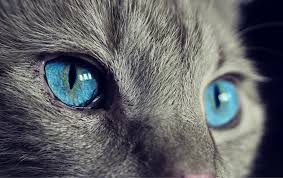
#> input picture PyCUDAImageProcessing/images/3.jpg, 283 x 178 px, found by its file name
$ python hello.py
#> lines starting #> are read from the running program, lines starting #| are printed output that depends on the picture
### PyCUDAImageProcessing/tools/Picture.py
from utils.image_Abs import _Picture  # Picture Abstract class
import cv2  # opencv3 import
import numpy as np  # array operations
import sys  # system
import os  # os
import string

"""
    Implementation of abstract class image
"""


class Picture(_Picture):
    # numpy array
    image  = None
    width  = None
    height = None
    RED    = 0.299 # red weight average
    GREEN  = 0.587 # green '' ''''
    BLUE   = 0.114 # blue """"""

    def __init__(self, filename=None, width=None, height=None, channel=1):
        try:
            # load image : if error occurs None is returned
            if filename is not None: # no filename provided
                self.filename = filename
                if channel == 3:  # color image
                    self.image = self.load(filename, channel)
                else:  # grayscale
                    self.image = self.load(filename)
            elif width is not None and height is not None: # width and height given
                # create new image
                if width > 0 and height > 0:
                    if channel == 3: # three channels RGB
                        self.image = np.zeros((width, height, 3))
                    else: # grayscale image
                        self.image = np.zeros((width, height))
                else: # error occured
                    print("Invalid height and width NOT provided!")
                    raise
        except IOError as strerror:
            print("IOError: {}".format(strerror))
        except cv2.error as cv_error:
            print("CVError {}".format(cv_error))
        except:
            print("Unexpected error: ", sys.exc_info()[0])
            raise

    # [85 lines left out: functions save, width, height, get, set, not called in this run]

    def show(self, i=None, c=None):
        """
        display image in given channel value
        :param i: image object (must be numpy array)
        :param c: window name
        :return: None
        """
        try:
            if i is None and self.image is not None:  # no image object: display class object
                if c is None:  # display : no window name
                    cv2.imshow("image", self.image, )
                else:
                    assert isinstance(self.filename, string)
                    c = self.filename
                    cv2.imshow(c, self.image)
            elif i is None and self.image is None:
                print("No image object loaded : please provide an image")
                return
            else:
                if c is None:  # display : no window name
                    cv2.imshow("image", i)
                else:
                    cv2.imshow(c, i)
            cv2.waitKey(0)
        except IOError as strerror:
            print("IOError: {}".format(strerror))
        except:
            print("Unexpected error: ", sys.exc_info()[0])
            raise

    def load(self, filename, c=None):
        """
        load an image and return an array
        :param filename:
        :param c: channel flag
        :return: image array
        """
#> called with filename = '..\\images\\3.jpg'
        try:
            if c is None: # gray
                img = self.validate(cv2.imread(filename, 0))
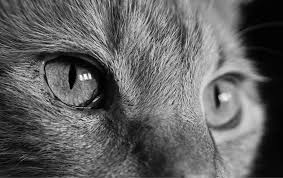
#> img: shape (178, 283); min 0, max 255, mean 97.4
                return self.resize_image(img)
            else: # color
                img = self.validate(cv2.imread(filename, 1))
                return self.resize_image(img)
        except IOError as strerror:
            print("IOError: {}".format(strerror))
        except:
            print("Unexpected error: ", sys.exc_info()[0])
            raise

    def get_image_array(self):
        """
        :return: numpy array
        """
        if self.image is not None:
            return self.image
        else:
            return None

    def validate(self, image):
        """
        Check is file was loaded correctly
        :param image:
        :return:
        """
        if image is None:
            print("Invalid filename/ path : ensure path is correct")
            return
        else:
            return image

    # [18 lines left out: function intensity, not called in this run]

    def rgb(self, r, g, b):
        return r * self.RED + g * self.GREEN + b * self.BLUE

    def resize_image(self, i):
        """
        resize image to standard size
        :param i: image object
        :return: rezised image
        """
        if i is None:
            print("Image is None TYPE. ERROR")
            return
        else:
            w, h = i.shape
#> w = 178; h = 283
            if not (h % 32) == 0:
                h_new = int(h / 32)
#> h_new = 8
                if h_new > 16:  # greater than 1024
                    h = 16 * 32
                else:
                    h = h_new * 32
#> h = 256
            elif int(h / 32) > 16:
                h = 16 * 32

            if not (w % 32) == 0:
                w_new = int(w / 32)
#> w_new = 5
                if w_new > 16:  # greater than 1024
                    w = 16 * 32
                else:
                    w = w_new * 32
#> w = 160
            elif int(w / 32) > 16:
                w = 16 * 32

        return cv2.resize(i, (w, h), interpolation=cv2.INTER_AREA)
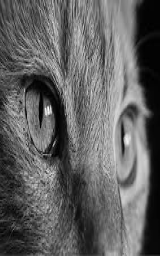
#> returned value: shape (256, 160); min 0, max 254, mean 97.3

### PyCUDAImageProcessing/test/hello.py
import pycuda.autoinit
import pycuda.driver as drv
import numpy as np
from pycuda.compiler import SourceModule
import cv2

# [31 lines of commented-out code are left out]

from tools.Picture import Picture

from scipy import misc
import math
# arguments
IMAGE_TEST = "..\\images\\3.jpg"
picture_1 = Picture(IMAGE_TEST, channel=1)
if picture_1 is None:
    print("Error : empty")
else:
    print(picture_1.get_image_array().shape)
    picture_1.show()

$ run again, with PyCUDAImageProcessing/images/5.jpg copied over PyCUDAImageProcessing/images/3.jpg
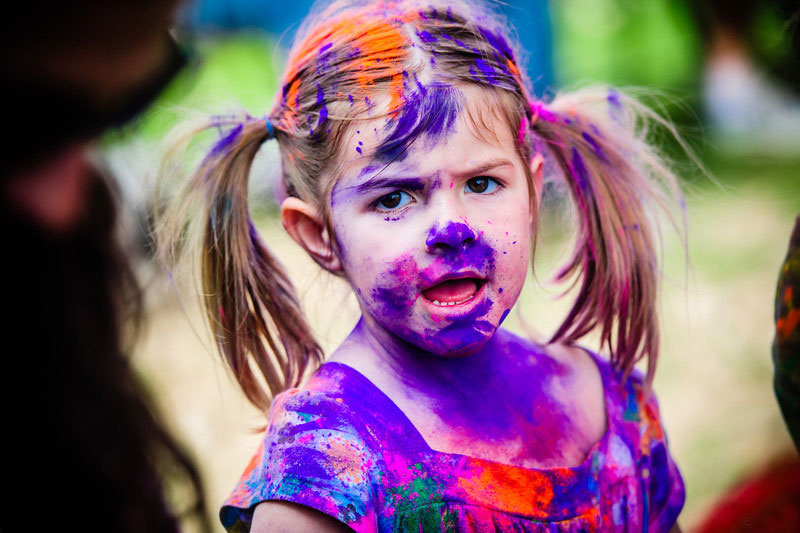
#> input picture PyCUDAImageProcessing/images/5.jpg, 800 x 533 px, found by its file name
#> in load, `img = self.validate(cv2.imread(filename, 0))`:
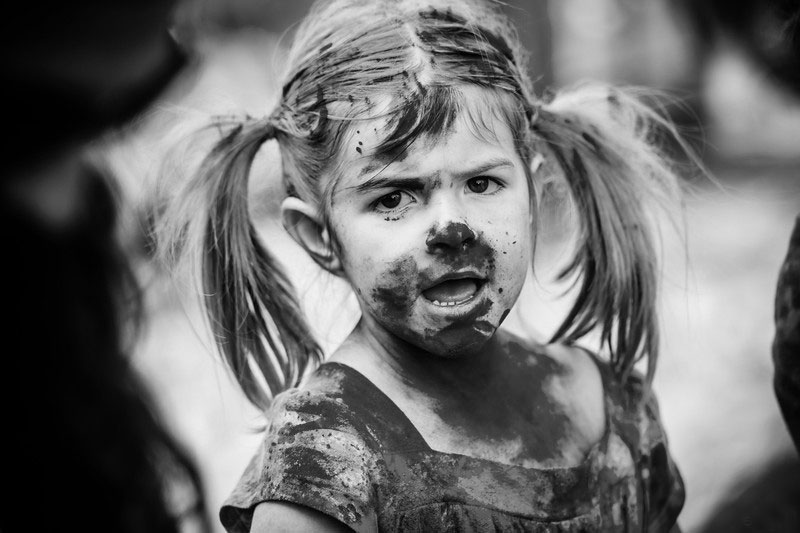
#> img: shape (533, 800); min 0, max 245, mean 108.8
#> in resize_image, `return cv2.resize(i, (w, h), interpolation=cv2.INTER_AREA)`:
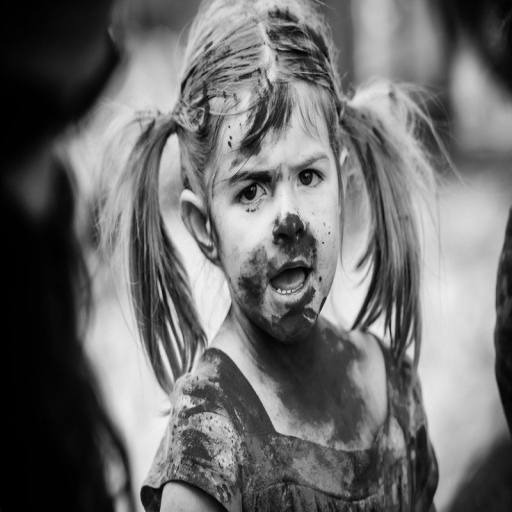
#> returned value: shape (512, 512); min 0, max 244, mean 108.8
